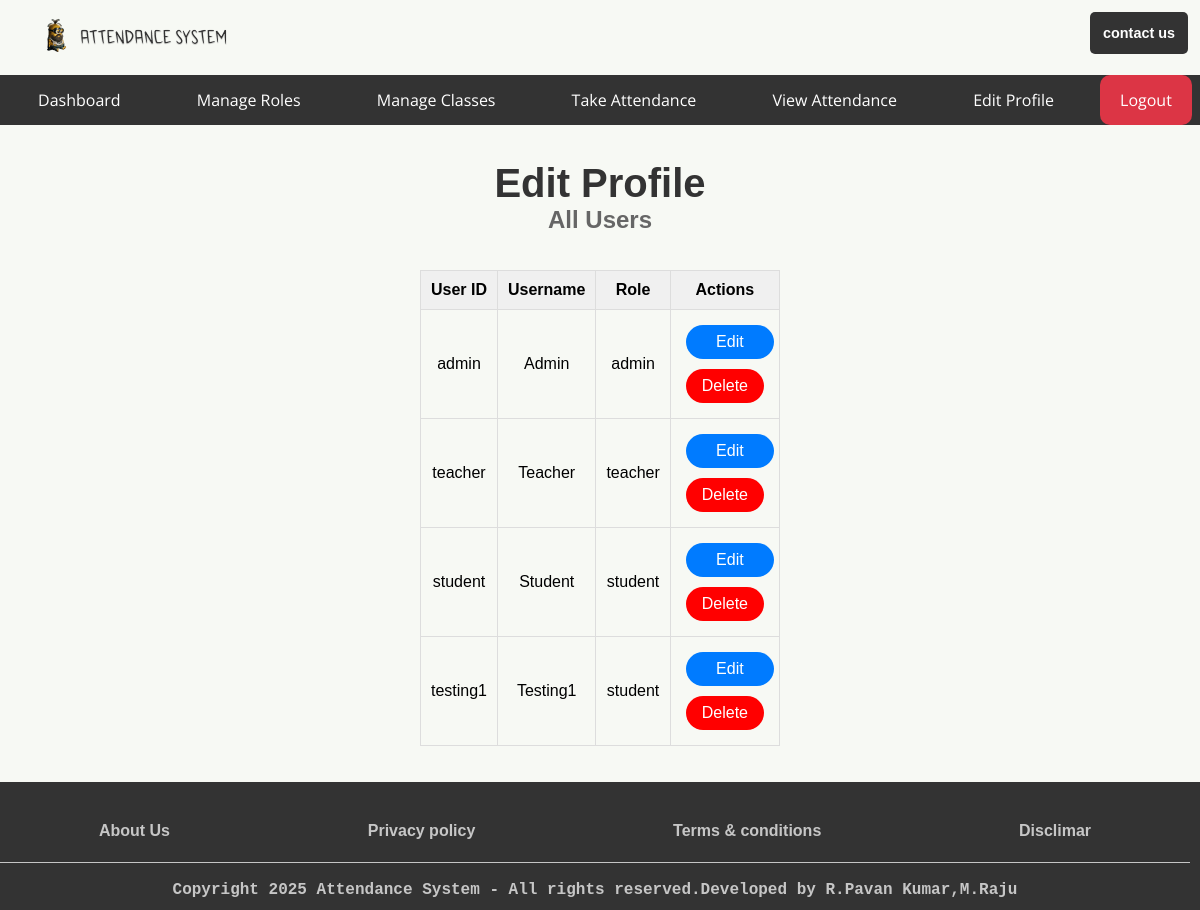
Screenshot of /admin/edit_profiles (signed in) with the database file from the repository.
### app.py (models this page shows, shortened)
class User(db.Model):
    userid = db.Column(db.String(10), primary_key=True, unique=True, nullable=False)
    username = db.Column(db.String(150), nullable=False)
    password_hash = db.Column(db.String(150), nullable=False)
    role = db.Column(db.String(50), nullable=False)

### app.py (the view)
@app.route('/admin/edit_profiles', methods=['GET'])
@role_required('admin')
def edit_profiles():
    users = User.query.all()
    return render_template('auth/dashboards/admin/edit_profiles.html', users=users)

### app.py (called while the page is built)
def role_required(roles):
    if not isinstance(roles, list):
        roles = [roles]  # Ensure roles is a list
    def decorator(func):
        @wraps(func)
        def wrapper(*args, **kwargs):
            if 'username' not in session:
                return redirect(url_for('login'))
            user = User.query.filter_by(username=session['username']).first()
            if user.role not in roles:  # Check if the user's role is in the allowed roles list
                return redirect(url_for('index'))  # Redirect to the home page if unauthorized
            return func(*args, **kwargs)
        return wrapper
    return decorator

### templates/auth/dashboards/admin/edit_profiles.html (shortened to what this page needs)
{% extends 'base/base_admin.html' %}
{% block body %}
<main>
    <h1>Edit Profile </h2>
    <h2>All Users</h2><br/>
        <br/>
    <div style="overflow-x: auto; max-width: 100%;">
    <table>
        <tr>
            <th>User ID</th>
            <th>Username</th>
            <th>Role</th>
            <th>Actions</th>
        </tr>
        {% for user in users %}
        <tr>
            <td>{{ user.userid }}</td>
            <td>{{ user.username }}</td>
            <td>{{ user.role }}</td>
            <td>
                <a href="{{ url_for('update_profile', user_id=user.userid) }}">
                    <button id="update">Edit</button>
                </a>
                <div class="role-form">
                <form action="{{ url_for('delete_user', user_id=user.userid) }}" class="role-form" method="POST" style="display:inline;">
                    <button type="submit" class="delete" onclick="return confirm('Are you sure you want to delete this user?')">
                        Delete
                    </button>
                </form>
            </div>
            </td>
        </tr>
        {% endfor %}
    </table>
</div>
</main>
{% endblock %}

### static/styles/index.css (style rules this page uses)
* { background: #f7f9f4; font-family: 'Arial', sans-serif; margin: 0; padding: 0; box-sizing: border-box; font-size: 1rem; text-decoration: none; }
a { background: transparent; }
main { display: flex; justify-content: start; align-items: center; flex-direction: column; padding: 3% 0; width: 100%; min-height: 60vh; }
a { text-decoration: none; }
form { width: 300px; max-width: 500px; margin: 40px auto; padding: 20px; border: 1px solid #ddd; border-radius: 10px; box-shadow: 0 0 10px rgba(0, 0, 0, 0.1); }
table { margin: 0 auto; border-collapse: collapse; border-spacing: 0; width: 100%; border: 1px solid #ddd; }
th, td { border: 1px solid #ddd; padding: 10px; text-align: center; }
th { background-color: #f0f0f0; }
h1 { text-align: center; font-size: 2.5rem; color: #333; }
h2 { text-align: center; font-size: 1.5rem; color: #666; }
form.role-form { width: auto; max-width: auto; margin: 0 auto; padding: 0 0 0 0; border: none; border-radius: none; box-shadow: none; display: flex; }
#update { display: inline-block; padding: 8px 16px; margin: 5px; border-radius: 20px; background-color: #007bff; color: #fff; text-decoration: none; -webkit-transition: background-color 0.3s ease; transition: background-color 0.3s ease; }
.delete { display: inline-block; padding: 8px 16px; margin: 5px; border-radius: 20px; background-color: #ff0000; color: #fff; text-decoration: none; -webkit-transition: background-color 0.3s ease; transition: background-color 0.3s ease; width: auto; border: none; box-shadow: none; }
button { width: 100%; padding: 10px; background-color: #ff7b00; border: none; border-radius: 5px; color: white; font-size: 16px; cursor: pointer; margin-top: 15px; }

### rows the page displays
User: userid "admin", username "Admin", role "admin"
User: userid "teacher", username "Teacher", role "teacher"
User: userid "student", username "Student", role "student"
User: userid "testing1", username "Testing1", role "student"
